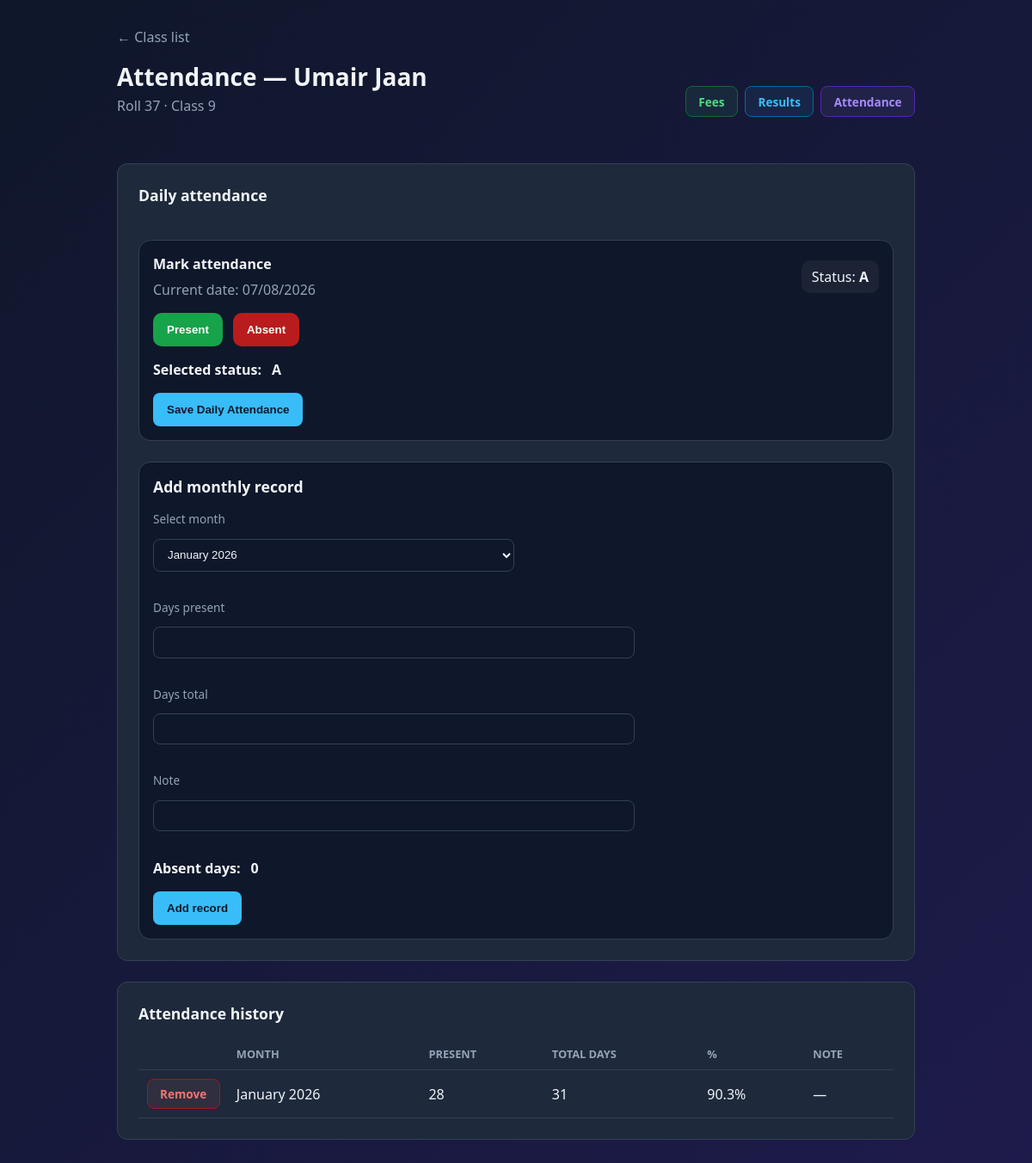
Page /principal/student/13/attendance/ (signed in) on the committed database.
### academy/models.py (models this page shows, shortened)
class Student(models.Model):
    CLASS_CHOICES = [
        (9, 'Class 9'),
        (10, 'Class 10'),
        (11, 'Class 11'),
        (12, 'Class 12'),
    ]
    GENDER_CHOICES = [
        ('boys', 'Boys'),
        ('girls', 'Girls'),
    ]
    academy = models.ForeignKey(
        Academy,
        on_delete=models.CASCADE,
        related_name='students',
    )
    roll_no = models.CharField(max_length=20)
    name = models.CharField(max_length=100)
    father_name = models.CharField(max_length=100, blank=True)
    class_level = models.IntegerField(choices=CLASS_CHOICES)
    gender = models.CharField(max_length=10, choices=GENDER_CHOICES)
    GROUP_CHOICES_9_10 = [
        ('Science - Biology', 'Science Group — Biology'),
        ('Science - Computer', 'Science Group — Computer'),
        ('General', 'General Group'),
    ]
    GROUP_CHOICES_11_12 = [
        ('ICS', 'ICS'),
        ('Medical', 'Medical'),
        ('Non-Medical', 'Non-Medical'),
    ]
    GROUP_CHOICES = GROUP_CHOICES_9_10 + GROUP_CHOICES_11_12
    section = models.CharField(max_length=20, choices=GROUP_CHOICES, blank=True)
    phone = models.CharField(max_length=20, blank=True)
    remarks = models.TextField(blank=True)
    class Meta:
        unique_together = ['academy', 'roll_no']
        ordering = ['class_level', 'gender', 'roll_no']

class AttendanceRecord(models.Model):
    student = models.ForeignKey(
        Student,
        on_delete=models.CASCADE,
        related_name='attendance_records',
    )
    month = models.CharField(max_length=30, help_text='e.g. May 2026')
    days_present = models.PositiveIntegerField()
    days_total = models.PositiveIntegerField()
    note = models.CharField(max_length=200, blank=True)
    class Meta:
        ordering = ['-id']
    @property
    def percentage(self):
        if self.days_total:
            return round(self.days_present / self.days_total * 100, 1)
        return 0

### academy/views.py (the view)
@login_required
def student_attendance(request, student_id):
    return _student_attendance_view(request, student_id, readonly=False)

### academy/forms.py
class AttendanceRecordForm(forms.ModelForm):
    class Meta:
        model = AttendanceRecord
        fields = ['month', 'days_present', 'days_total', 'note']

### academy/views.py (called while the page is built)
def _format_display_date(date_str):
    try:
        return date.fromisoformat(date_str).strftime('%d/%m/%Y')
    except (TypeError, ValueError):
        return date.today().strftime('%d/%m/%Y')

def _get_principal_academy(user):
    try:
        return user.principal_profile.academy
    except (PrincipalProfile.DoesNotExist, AttributeError):
        return None

def _get_student_for_principal(user, student_id):
    academy = _get_principal_academy(user)
    if not academy:
        return None, None
    student = get_object_or_404(Student, pk=student_id, academy=academy)
    return academy, student

### academy/templates/academy/student_attendance.html (shortened to what this page needs)
{% extends 'academy/base.html' %}
{% block content %}
{% if readonly %}
<a href="{% url 'student_lookup' %}" class="back">&larr; Student portal</a>
{% else %}
<a href="{% url 'class_students' grade=grade gender=gender %}" class="back">&larr; Class list</a>
{% endif %}
<div class="student-header">
    <div>
        <h1>Attendance — {{ student.name }}</h1>
        <p class="subtitle">Roll {{ student.roll_no }} · {{ student.get_class_level_display }}</p>
    </div>
    {% include 'academy/_student_record_nav.html' %}
</div>
<div class="card" style="display: grid; gap: 1.5rem;">
    <div style="display: grid; gap: 1rem;">
        <h2 style="margin-bottom: 1rem; font-size: 1.1rem;">Daily attendance</h2>
    </div>
    {% if not readonly and not session_entries %}
    <div style="display: grid; gap: 1rem; padding: 1rem; background: #0f172a; border: 1px solid var(--border); border-radius: 14px;">
        <div style="display: flex; justify-content: space-between; align-items: center; gap: 1rem; flex-wrap: wrap;">
            <div>
                <h3 style="margin: 0; font-size: 1rem;">Mark attendance</h3>
                <p style="margin: 0.5rem 0 0; color: var(--muted);">Current date: {{ attendance_date_display }}</p>
            </div>
            <div style="display: flex; gap: 0.75rem; flex-wrap: wrap;">
                <span style="padding: 0.5rem 0.75rem; border-radius: 10px; background: rgba(255,255,255,0.05);">Status: <strong>{{ daily_status }}</strong></span>
            </div>
        </div>
        <form method="post" style="display: grid; gap: 1rem; max-width: 560px;">
            <div style="display: flex; gap: 0.75rem; flex-wrap: wrap;">
                <button type="button" id="daily_present_button" class="btn" style="background: #16a34a; color: #fff; border-radius: 10px; padding: 0.75rem 1rem;">Present</button>
                <button type="button" id="daily_absent_button" class="btn" style="background: #b91c1c; color: #fff; border-radius: 10px; padding: 0.75rem 1rem;">Absent</button>
            </div>
            <div style="display: flex; align-items: center; gap: 0.75rem;">
                <strong>Selected status:</strong>
                <span id="daily_status_display" style="font-weight: 700;">{{ daily_status }}</span>
            </div>
            <button type="submit" style="width: fit-content; padding: 0.75rem 1rem;">Save Daily Attendance</button>
        </form>
    </div>
    {% endif %}
    {% if not readonly %}
    <div style="display: grid; gap: 1rem; padding: 1rem; background: #0f172a; border: 1px solid var(--border); border-radius: 14px;">
        <h2 style="margin: 0; font-size: 1.1rem;">Add monthly record</h2>
        <form method="post" style="display: grid; gap: 1rem; max-width: 560px;">
                {% if monthly_form %}
                    <div style="display: grid; gap: 0.5rem; max-width: 420px;">
                        <label for="month_select">Select month</label>
                        <select id="month_select">
                            {% for m in month_options %}
                            <option value="{{ m }}">{{ m }}</option>
                            {% endfor %}
                        </select>
                    </div>
                {% for field in monthly_form %}
                    {% if field.name == 'month' %}
                        {{ field }}
                    {% else %}
                        <div style="display: grid; gap: 0.5rem;">
                            <label for="{{ field.id_for_label }}">{{ field.label }}</label>
                            {{ field }}
                        </div>
                    {% endif %}
                {% endfor %}
                <div style="display: flex; gap: 0.75rem; align-items: center;">
                    <strong>Absent days:</strong>
                    <span id="monthly_absent_display" style="font-weight: 700;">0</span>
                </div>
            {% endif %}
            <button type="submit" style="width: fit-content; padding: 0.75rem 1rem;">Add record</button>
        </form>
    </div>
    {% endif %}
</div>
<div class="card">
    <h2 style="margin-bottom: 1rem; font-size: 1.1rem;">Attendance history</h2>
    {% if records %}
    <table>
        <thead>
            <tr>
                <th></th>
                <th>Month</th>
                <th>Present</th>
                <th>Total days</th>
                <th>%</th>
                <th>Note</th>
            </tr>
        </thead>
        <tbody>
            {% for r in records %}
            <tr>
                <td style="width: 1px; white-space: nowrap;">
                    {% if not readonly %}
                    <form method="post" action="{% url 'student_attendance_record_delete' student.pk r.pk %}" class="delete-form" onsubmit="return confirm('Remove this attendance record?');">
                        <button type="submit" class="mini-panel delete">Remove</button>
                    </form>
                    {% endif %}
                </td>
                <td>{{ r.month }}</td>
                <td>{{ r.days_present }}</td>
                <td>{{ r.days_total }}</td>
                <td>{{ r.percentage }}%</td>
                <td>{{ r.note|default:"—" }}</td>
            </tr>
            {% endfor %}
        </tbody>
    </table>
    {% else %}
    <p style="color: var(--muted);">No attendance records yet.</p>
    {% endif %}
</div>
{% endblock %}

### academy/templates/academy/base.html (style rules this page uses)
:root { --bg: #0f172a; --card: #1e293b; --accent: #38bdf8; --accent2: #a78bfa; --text: #f1f5f9; --muted: #94a3b8; --border: #334155; --success: #4ade80; --danger: #f87171; }
* { box-sizing: border-box; margin: 0; padding: 0; }
body { font-family: 'Segoe UI', system-ui, sans-serif; background: linear-gradient(135deg, #0f172a 0%, #1e1b4b 100%); color: var(--text); min-height: 100vh; }
h1 { font-size: 1.75rem; margin-bottom: 0.25rem; }
.subtitle { color: var(--muted); margin-bottom: 2rem; }
.card { background: var(--card); border: 1px solid var(--border); border-radius: 12px; padding: 1.5rem; margin-bottom: 1.5rem; }
label { display: block; margin-bottom: 0.35rem; color: var(--muted); font-size: 0.85rem; }
input, textarea, select { width: 100%; padding: 0.6rem 0.75rem; margin-bottom: 1rem; border: 1px solid var(--border); border-radius: 8px; background: #0f172a; color: var(--text); }
button, .btn { display: inline-block; padding: 0.65rem 1.25rem; background: var(--accent); color: #0f172a; border: none; border-radius: 8px; font-weight: 600; cursor: pointer; text-decoration: none; }
table { width: 100%; border-collapse: collapse; }
th, td { padding: 0.6rem; text-align: left; border-bottom: 1px solid var(--border); }
th { color: var(--muted); font-size: 0.8rem; text-transform: uppercase; }
.back { color: var(--muted); text-decoration: none; display: inline-block; margin-bottom: 1rem; }
.mini-panel { padding: 0.45rem 0.9rem; border-radius: 8px; font-size: 0.85rem; font-weight: 600; text-decoration: none; border: 1px solid var(--border); transition: border-color 0.15s, transform 0.15s; }
.mini-panel.delete { color: #f87171; border-color: #991b1b; background: rgba(248, 113, 113, 0.08); cursor: pointer; font-family: inherit; }
.delete-form { display: inline; margin: 0; }
.delete-form button { margin-bottom: 0; }
.student-header { display: flex; align-items: center; justify-content: space-between; flex-wrap: wrap; gap: 1rem; margin-bottom: 1.5rem; }

### rows in the picture
Student: name "Umair Jaan", roll_no "37", class_level "Class 9"
AttendanceRecord: month "January 2026", days_present "28", days_total "31", percentage "90.3", note "—"

### other values in the picture
{{ attendance_date_display }} "07/08/2026"
{{ daily_status }} "A"
{{ field.label }} "Days present" "Days total" "Note"
form field value "January 2026"
